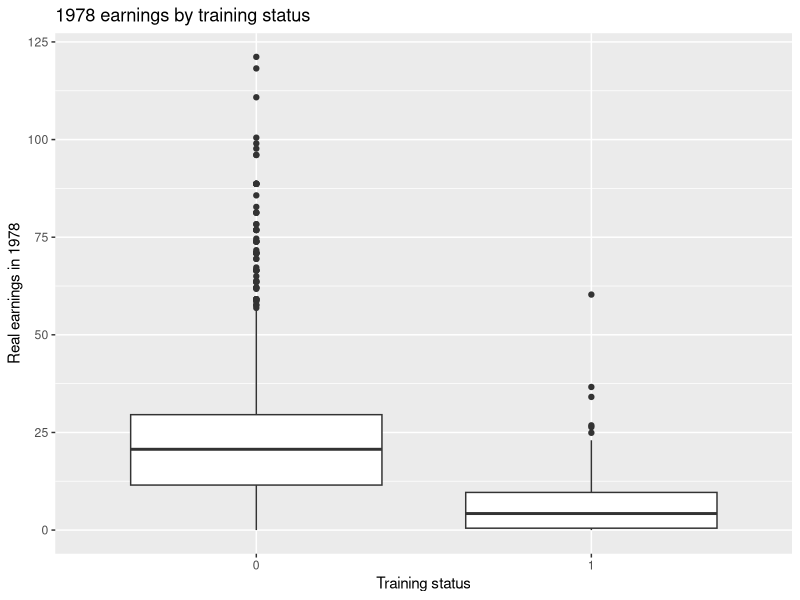
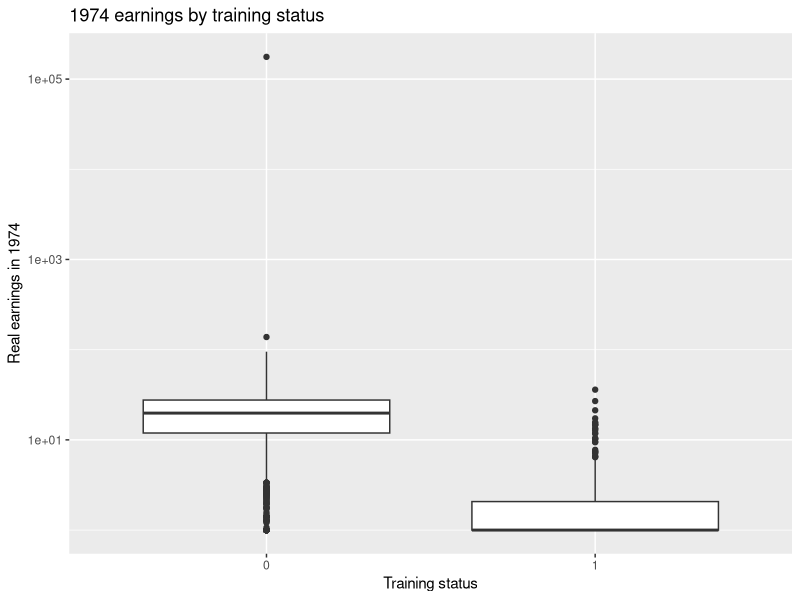
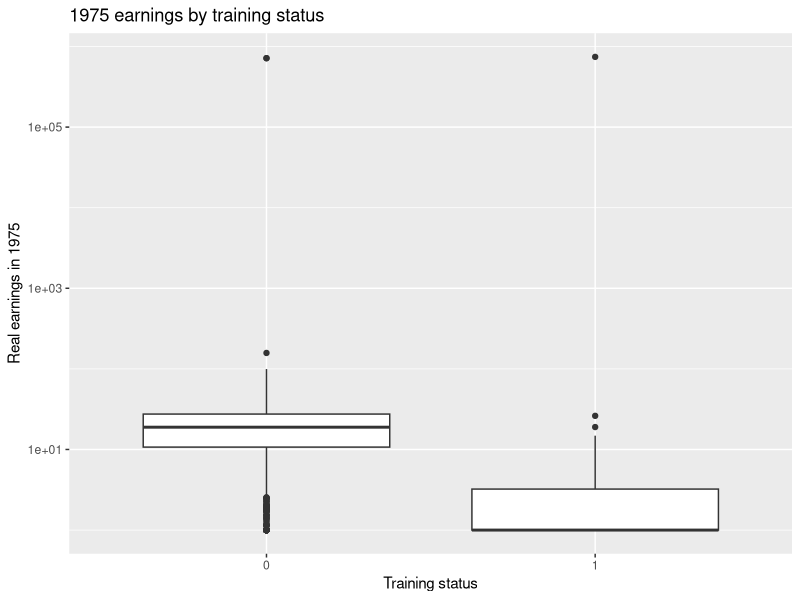

Write R code to recreate these figures, in order.
## ---- chunk 1
library(readxl)
library(dplyr)
library(ggplot2)
library(tidyr)
## ---- chunk 2
data <- read_excel("../data/jtrain3.xlsx") %>%
  mutate(
    re78 = as.numeric(re78),
    re75 = as.numeric(re75),
    re74 = as.numeric(re74),
    train = as.numeric(train),
    educ = as.numeric(educ),
    age = as.numeric(age)
  )

glimpse(data)
summary(data)
## ---- chunk 3
data %>%
  select(re78, train, re74, re75, educ, age) %>%
  summary()
## ---- chunk 4
aggregate(re78 ~ train, data = data, mean)
## ---- chunk 5
ggplot(data, aes(x = factor(train), y = re78)) +
  geom_boxplot() +
  labs(
    title = "1978 earnings by training status",
    x = "Training status",
    y = "Real earnings in 1978"
  )
## ---- chunk 6
data %>%
  group_by(train) %>%
  summarise(
    n = n(),
    mean_re74 = mean(re74, na.rm = TRUE),
    mean_re75 = mean(re75, na.rm = TRUE),
    mean_educ = mean(educ, na.rm = TRUE),
    mean_age = mean(age, na.rm = TRUE),
    sd_re74 = sd(re74, na.rm = TRUE),
    sd_re75 = sd(re75, na.rm = TRUE),
    sd_educ = sd(educ, na.rm = TRUE),
    sd_age = sd(age, na.rm = TRUE)
  )
## ---- chunk 7
ggplot(data, aes(x = factor(train), y = re74 + 1)) +
  geom_boxplot() +
  scale_y_log10() +
  labs(
    title = "1974 earnings by training status",
    x = "Training status",
    y = "Real earnings in 1974"
  )
## ---- chunk 8
ggplot(data, aes(x = factor(train), y = re75 + 1)) +
  geom_boxplot() +
  scale_y_log10() +
  labs(
    title = "1975 earnings by training status",
    x = "Training status",
    y = "Real earnings in 1975"
  )
